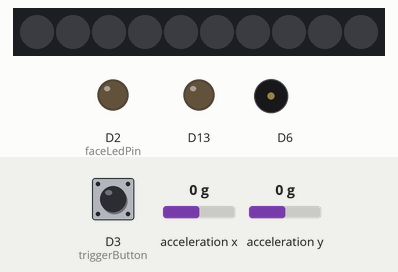
This sketch was run on a simulated Adafruit Circuit Playground Express. Shown: 10 RGB LEDs in strip order, left to right, output pins drawn as LEDs (lit = HIGH), buzzer (waves = sounding). Inputs (shaded band) come from the test bench; at power-on: acceleration x 0 g, D3 (triggerButton) LOW, acceleration y 0 g. Dim RGB values are drawn brighter than linear; random numbers use the default seed unless the sketch sets one.

Above: at 1.3 s.
1.4 s: acceleration x set to 0.7 g
2.9 s: acceleration x set to 1 g
At 5.2 s:
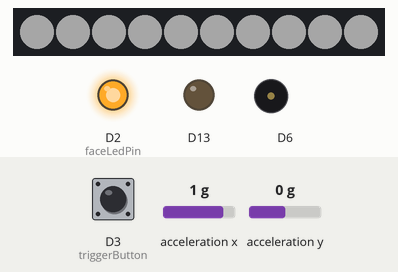
5.5 s: acceleration x set to 0.2 g
7.0 s: acceleration x set to -0.1 g
At 7.16 s:
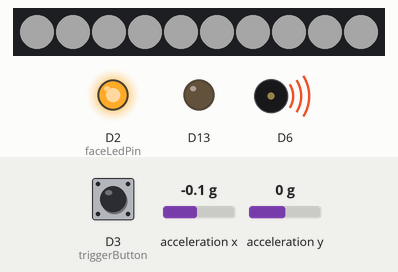
9.1 s: acceleration x set to 1.4 g
At 11.2 s:
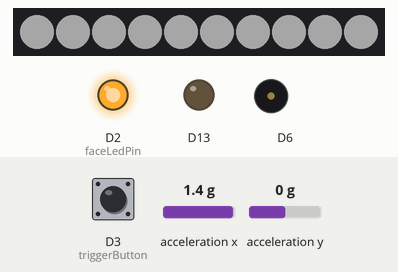
11.7 s: acceleration x set to -1.4 g
At 14.3 s:
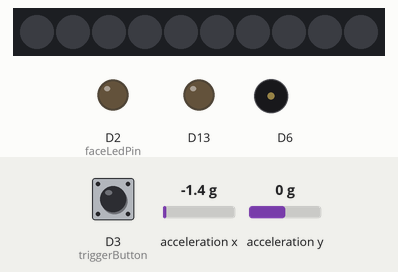
Timing chart, 0 to 15.3 s (numbered marks = the images above; inputs shaded):
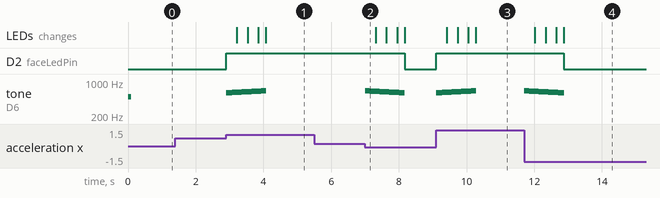

The sketch:

IronManHand.ino
```cpp
#include "Arduino.h"
#include "Adafruit_CircuitPlayground.h"

//Mask Global Vars
int faceButtonPin = 1;
int faceLedPin = 2;
int buttonLastState = 0;
int buttonState = 0;
int faceLedState = LOW;
unsigned long lastClickTime;
unsigned long pressTime = 500;

//Hand Global vars
#define ACCEL_LIMIT 8
bool lampStateOn = false;
#define POWER_UP_TIME 1000
#define MAX_BRIGHTNESS 40
int triggerButton = 3;
int triggerButtonLastState = 0;
bool randomColorOnShoot = false;

//Function prototypes (You might not need them for Arduino)
void faceLightToggle();
void hand();
void powerUp();
void powerDown();
void setBrightness(int i);
void pewPewButton();
void setBrightness(int i, int r, int g, int b);

void setup() {
	CircuitPlayground.begin();
	CircuitPlayground.playTone(500, 100);
	pinMode(faceButtonPin, INPUT);
	pinMode(triggerButton, INPUT);
	pinMode(faceLedPin, OUTPUT);
	setBrightness(0);

	Serial.begin(9600);
}

void loop() {
//	faceLightToggle();
	hand();
}

void hand() {
	float x = CircuitPlayground.motionX();
	float y = CircuitPlayground.motionY();

	if (x >= ACCEL_LIMIT) {
		if (!lampStateOn)
			powerUp();
	} else if (x <= 0) {
		if (lampStateOn)
			powerDown();
	}
	if (y >= 6)
		randomColorOnShoot = true;
	else if (y <= -6)
		randomColorOnShoot = false;

	if (lampStateOn)
		pewPewButton();
}

void powerUp() {
	digitalWrite(faceLedPin, HIGH);\
	for (int i = 0; i <= MAX_BRIGHTNESS; ++i) {
		setBrightness(i);
		CircuitPlayground.playTone(600 + (i * 1.5),
		POWER_UP_TIME / MAX_BRIGHTNESS, true);
	}
	lampStateOn = true;
}

void powerDown() {
	int og_b = CircuitPlayground.strip.getBrightness();
	for (int i = og_b; i >= 0; i--) {
		setBrightness(i);
		CircuitPlayground.playTone(600 + (i * 1.5), POWER_UP_TIME / og_b, true);
	}
	lampStateOn = false;
	digitalWrite(faceLedPin, LOW);

}

void setBrightness(int i) {
	setBrightness(i, 255, 255, 255);
}
void setBrightness(int i, int r, int g, int b) {
	CircuitPlayground.setBrightness(i);
	for (int i = 0; i < 10; ++i) {
		CircuitPlayground.setPixelColor(i, r, g, b);
	}
}
void pewPewButton() {
	int input = digitalRead(triggerButton);
	if (input) {
		if (!randomColorOnShoot) {
			setBrightness(255, 100, 100, 255);
			CircuitPlayground.playTone(900, 500, true);
		} else {
			CircuitPlayground.playTone(900, 500, false);
			long sm = millis();
			while (sm - millis() < 500) {
				setBrightness(random(255), random(255), random(255), 255);
				delay(50);
			}
		}
		setBrightness(MAX_BRIGHTNESS);
	}
}

//A toggle for the led's in the mask.
void faceLightToggle() {
	int input = digitalRead(faceButtonPin);
	//Serial.println(input);
	if (input != buttonLastState) {
		lastClickTime = millis();
		buttonLastState = input;
	}

	if ((millis() - lastClickTime) > pressTime) {
		if (buttonState != buttonLastState) {
			buttonState = buttonLastState;
			if (buttonState == 1) {
				faceLedState = !faceLedState;
				digitalWrite(faceLedPin, faceLedState);
			}
		}
	}

}
```

Measured:
- the behaviour switches between 0.8 and 0.9 g on acceleration x (found by bisection; images 0 and 1)
- the behaviour switches between 0.1 and 0 g on acceleration x (found by bisection; images 1 and 2)
- after the input at 1.4 s, every drawn part: stays the same
- after the input at 2.9 s, D2 (faceLedPin): LOW → HIGH at once; tone on D6: plays 600 Hz for 0.03 s, 601 Hz for 0.03 s, 603 Hz for 0.03 s, 604 Hz for 0.03 s, 606 Hz for 0.03 s, 607 Hz for 0.03 s … (41 notes in this stretch), starting at once; the LEDs: first change after 0.32 s (image 1 shows a later state)
- after the input at 5.5 s, every drawn part: stays the same
- after the input at 7.0 s, D2 (faceLedPin): HIGH → LOW after 1.2 s; tone on D6: plays 660 Hz for 0.03 s, 658 Hz for 0.03 s, 657 Hz for 0.03 s, 655 Hz for 0.03 s, 654 Hz for 0.03 s, 652 Hz for 0.03 s … (41 notes in this stretch), starting at once
- after the input at 9.1 s, D2 (faceLedPin): LOW → HIGH at once; tone on D6: plays 600 Hz for 0.03 s, 601 Hz for 0.03 s, 603 Hz for 0.03 s, 604 Hz for 0.03 s, 606 Hz for 0.03 s, 607 Hz for 0.03 s … (41 notes in this stretch), starting at once; the LEDs: first change after 0.32 s (image 3 shows a later state)
- after the input at 11.7 s, D2 (faceLedPin): HIGH → LOW after 1.2 s; tone on D6: plays 660 Hz for 0.03 s, 658 Hz for 0.03 s, 657 Hz for 0.03 s, 655 Hz for 0.03 s, 654 Hz for 0.03 s, 652 Hz for 0.03 s … (41 notes in this stretch), starting at once; the LEDs: first change after 0.32 s (image 4 shows a later state)
